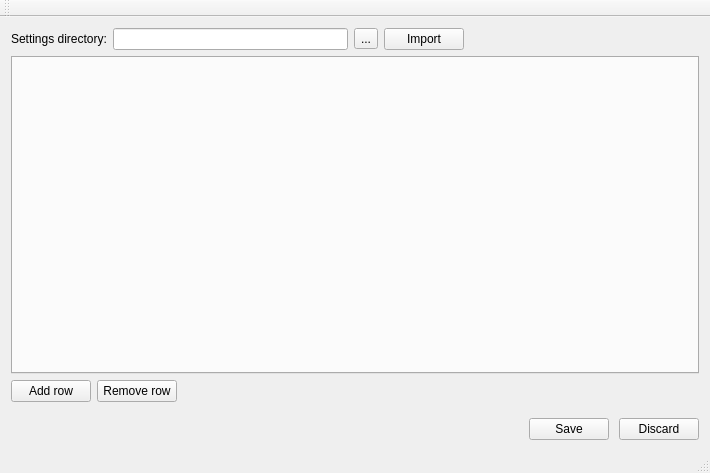
<?xml version="1.0" encoding="UTF-8"?>
<ui version="4.0">
 <class>MainWindow</class>
 <widget class="QMainWindow" name="MainWindow">
  <property name="geometry">
   <rect>
    <x>0</x>
    <y>0</y>
    <width>710</width>
    <height>473</height>
   </rect>
  </property>
  <property name="windowTitle">
   <string>MainWindow</string>
  </property>
  <widget class="QWidget" name="centralWidget">
   <property name="sizePolicy">
    <sizepolicy hsizetype="Expanding" vsizetype="Expanding">
     <horstretch>0</horstretch>
     <verstretch>0</verstretch>
    </sizepolicy>
   </property>
   <layout class="QVBoxLayout" name="verticalLayout">
    <item>
     <layout class="QHBoxLayout" name="horizontalLayout_2">
      <property name="bottomMargin">
       <number>0</number>
      </property>
      <item>
       <widget class="QLabel" name="label">
        <property name="text">
         <string>Settings directory:</string>
        </property>
       </widget>
      </item>
      <item>
       <widget class="QLineEdit" name="settingsDirectoryEdit"/>
      </item>
      <item>
       <widget class="QToolButton" name="browseSettingsDirectoryButton">
        <property name="text">
         <string>...</string>
        </property>
       </widget>
      </item>
      <item>
       <widget class="QPushButton" name="importButton">
        <property name="text">
         <string>Import</string>
        </property>
       </widget>
      </item>
      <item>
       <spacer name="horizontalSpacer_2">
        <property name="orientation">
         <enum>Qt::Horizontal</enum>
        </property>
        <property name="sizeHint" stdset="0">
         <size>
          <width>40</width>
          <height>20</height>
         </size>
        </property>
       </spacer>
      </item>
     </layout>
    </item>
    <item>
     <widget class="QTabWidget" name="tabWidget">
      <property name="currentIndex">
       <number>-1</number>
      </property>
     </widget>
    </item>
    <item>
     <layout class="QHBoxLayout" name="horizontalLayout_3">
      <property name="bottomMargin">
       <number>10</number>
      </property>
      <item>
       <widget class="QPushButton" name="addRowButton">
        <property name="text">
         <string>Add row</string>
        </property>
       </widget>
      </item>
      <item>
       <widget class="QPushButton" name="removeRowButton">
        <property name="text">
         <string>Remove row</string>
        </property>
       </widget>
      </item>
      <item>
       <spacer name="horizontalSpacer_3">
        <property name="orientation">
         <enum>Qt::Horizontal</enum>
        </property>
        <property name="sizeHint" stdset="0">
         <size>
          <width>40</width>
          <height>20</height>
         </size>
        </property>
       </spacer>
      </item>
     </layout>
    </item>
    <item>
     <layout class="QHBoxLayout" name="horizontalLayout" stretch="0,0,0">
      <property name="spacing">
       <number>10</number>
      </property>
      <property name="rightMargin">
       <number>0</number>
      </property>
      <property name="bottomMargin">
       <number>0</number>
      </property>
      <item>
       <spacer name="horizontalSpacer">
        <property name="orientation">
         <enum>Qt::Horizontal</enum>
        </property>
        <property name="sizeHint" stdset="0">
         <size>
          <width>40</width>
          <height>20</height>
         </size>
        </property>
       </spacer>
      </item>
      <item>
       <widget class="QPushButton" name="saveButton">
        <property name="sizePolicy">
         <sizepolicy hsizetype="Fixed" vsizetype="Fixed">
          <horstretch>1</horstretch>
          <verstretch>1</verstretch>
         </sizepolicy>
        </property>
        <property name="text">
         <string>Save</string>
        </property>
       </widget>
      </item>
      <item>
       <widget class="QPushButton" name="discardButton">
        <property name="text">
         <string>Discard</string>
        </property>
       </widget>
      </item>
     </layout>
    </item>
   </layout>
  </widget>
  <widget class="QMenuBar" name="menuBar">
   <property name="geometry">
    <rect>
     <x>0</x>
     <y>0</y>
     <width>710</width>
     <height>21</height>
    </rect>
   </property>
  </widget>
  <widget class="QToolBar" name="mainToolBar">
   <attribute name="toolBarArea">
    <enum>TopToolBarArea</enum>
   </attribute>
   <attribute name="toolBarBreak">
    <bool>false</bool>
   </attribute>
  </widget>
  <widget class="QStatusBar" name="statusBar"/>
 </widget>
 <layoutdefault spacing="6" margin="11"/>
 <resources/>
 <connections/>
</ui>
